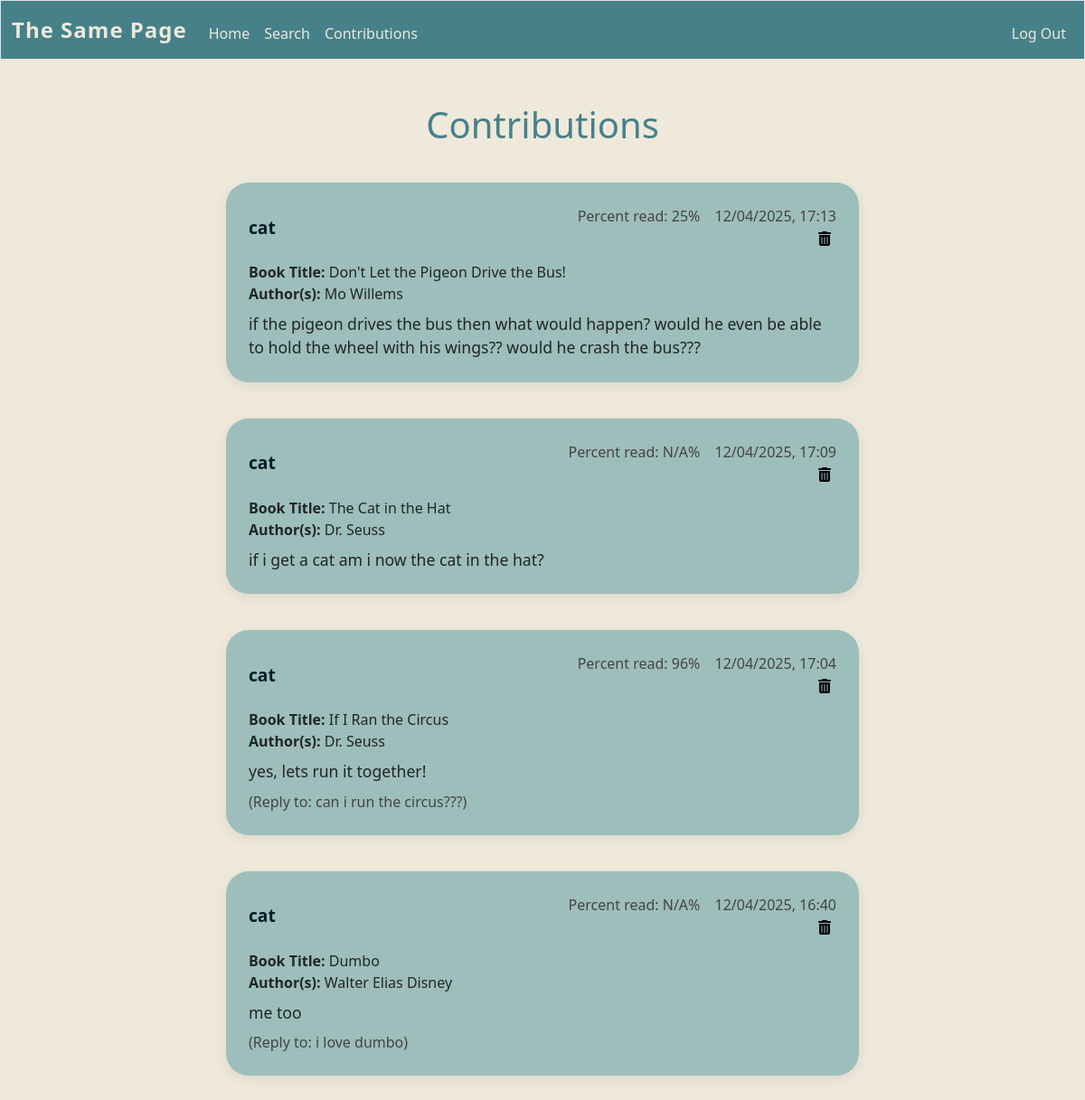
/contributions (signed in), run on the app's committed database.
### tables this page shows
CREATE TABLE users (id INTEGER PRIMARY KEY AUTOINCREMENT NOT NULL, username TEXT NOT NULL, hash TEXT NOT NULL);

CREATE TABLE forums (user_id INTEGER, comment TEXT NOT NULL, parent_id INTEGER, time DATETIME, forum_id INTEGER, percentage TEXT, comment_id INTEGER PRIMARY KEY AUTOINCREMENT NOT NULL, FOREIGN KEY (forum_id) REFERENCES chapters(forum_id));

CREATE TABLE chapters (title TEXT NOT NULL, author TEXT NOT NULL, forum_id INTEGER PRIMARY KEY AUTOINCREMENT NOT NULL, thumbnail TEXT, pageCount INTEGER);

### app.py (the view)
@app.route('/contributions', methods=['GET'])
def contributions():
    user_id = session["user_id"]
    username = executeSQL("SELECT username FROM users WHERE id = ?", (user_id,), False)[0][0]
    user_comments = executeSQL("SELECT * FROM forums WHERE user_id = ? ORDER BY time DESC", (session["user_id"],), False)
    comments_info = []
    for comment in user_comments:
        book_id = comment[4]
        book_info = executeSQL("SELECT * FROM chapters WHERE forum_id = ?", (book_id,), False)
        if book_info:
            title = book_info[0][0]
            author = book_info[0][1]
        else:
            title = None
            author = None
        if comment[2] is not None:
            parentComment = executeSQL("SELECT comment FROM forums WHERE comment_id = ?", (comment[2],), False)[0][0]
        else:
            parentComment = None
        comments_info.append({"username":username, "comment":comment[1], "date":comment[3], "percent":comment[5] ,"title":title, "author":author, "parentComment": parentComment})
    return render_template("contributions.html", comments_info = comments_info)

### app.py (called while the page is built)
def executeSQL(command, args, needCommit):
    connection = sqlite3.connect('info.db')
    db = connection.cursor()
    db.execute(command, args)
    val = db.fetchall()
    if needCommit:
        connection.commit()
    connection.close()
    return val

@app.after_request
def after_request(response):
    response.headers["Cache-Control"] = "no-cache, no-store, must-revalidate"
    response.headers["Expires"] = 0
    response.headers["Pragma"] = "no-cache"
    return response

### templates/contributions.html (shortened to what this page needs)
{% extends "layout.html" %}
{% block main %}
    <h1>Contributions</h1>
    {% for comment in comments_info %}
    <div class = comment-box>
        <div class = comment-header>
            <div class="comment-username">
                {{comment['username']}}
            </div>
            <div class="comment-right">
                <span class="comment-percent">Percent read: {{comment['percent']}}%</span>
                <span class="comment-date">{{comment['date']}}</span>
                <form action="/delete" method="post">
                    <button class = "trash-can"> <i class="fa-solid fa-trash-can"></i> </button>
                </form>
            </div>
        </div>
        <div class = "comment-book">
            <div>
                <b>Book Title:</b> {{comment['title']}}
            </div>
            <div>
                <b>Author(s):</b> {{comment['author']}}
            </div>
        </div>
        <div class = "comment-text">
            {{comment['comment']}}
        </div>
        {% if comment['parentComment'] is not none %}
        <div class = "comment-reply">
            (Reply to: {{comment['parentComment']}})
        </div>
        {% endif %}
    </div>
    {% endfor %}
{% endblock %}

### templates/layout.html (shortened to what this page needs)
<!DOCTYPE html>
<html lang="en">
    <head>
        <link href="https://cdn.jsdelivr.net/npm/bootstrap@5.3.8/dist/css/bootstrap.min.css" rel="stylesheet">
        <link href="/static/styles.css" rel="stylesheet">
        <link rel="stylesheet" href="https://cdnjs.cloudflare.com/ajax/libs/font-awesome/6.5.1/css/all.min.css">
    </head>
    <body>
        <nav class="border navbar navbar-expand-md navbar-light">
            <div class="container-fluid">
                <a class="navbar-brand" href="/"><span>The Same Page</span></a>
                <div class="collapse navbar-collapse" id="navbar">
                    {% if session["user_id"] %}
                        <ul class="navbar-nav me-auto mt-2">
                            <li class="nav-item"><a class="nav-link" href="/">Home</a></li>
                            <li class="nav-item"><a class="nav-link" href="/search">Search</a></li>
                            <li class="nav-item"><a class="nav-link" href="/contributions">Contributions</a></li>
                        </ul>
                        <ul class="navbar-nav ms-auto mt-2">
                            <li class="nav-item"><a class="nav-link" href="/logout">Log Out</a></li>
                        </ul>
                    {% else %}
                        <ul class="navbar-nav ms-auto mt-2">
                            <li class="nav-item"><a class="nav-link" href="/register">Register</a></li>
                            <li class="nav-item"><a class="nav-link" href="/login">Log In</a></li>
                        </ul>
                    {% endif %}
                </div>
            </div>
        </nav>
        <main class="container-fluid py-5 text-center">
            {% block main %}{% endblock %}
        </main>
    </body>
</html>

### static/styles.css (style rules this page uses)
:root { --dark: #031926; --dark-teal: #468189; --medium-teal: #77ACA2; --light-teal: #9DBEBB; --lightest-teal: #c0d8d6; --cream: #F4E9CD; --light-cream: #eee9db; --dark-cream: #e3dac3; --spacing-unit: 16px; }
nav.navbar { background-color: var(--dark-teal); border-bottom: 3px solid var(--dark); padding-top: 0.5rem; padding-bottom: 0.5rem; border-color: var(--dark); }
.navbar-brand span { color: var(--light-cream); background-color: var(--dark-teal); font-weight: 600; font-size: 1.5rem; letter-spacing: 1px; }
.navbar-nav .nav-link { color: var(--light-cream); font-weight: 500; padding-left: 1rem; padding-right: 1rem; transition: color 0.3s ease, background-color 0.3s ease; }
.navbar-collapse { background-color: var(--dark-teal); }
h1 { color: var(--dark-teal); }
body { background-color: var(--light-cream); }
.comment-box { background: var(--light-teal); padding: 25px; border-radius: 25px; box-shadow: 0 4px 14px rgba(0,0,0,0.08); margin: 40px auto; max-width: 700px; }
.comment-header { display: flex; justify-content: space-between; align-items: center; margin-bottom: 12px; font-weight: 600; }
.comment-right { text-align: right; white-space: nowrap; font-weight: 400; color: #444; }
.comment-percent, .comment-date { display: inline-block; margin-left: 12px; }
.comment-text { text-align: left; font-size: 1.1rem; margin-top: 8px; }
.comment-reply { text-align: left; margin-top: 8px; color: #444; }
.comment-username { font-size: 1.2rem; font-weight: 700; color: var(--dark); }
.comment-book { text-align: left; }
.trash-can { background: transparent; border: none; }

### data on the page
users: username "cat" "cat" "cat" "cat"
forums: percent "25", date "12/04/2025, 17:13", comment "if the pigeon drives the bus then what would happen? would he even be able to hold the wheel with his wings?? would he crash the bus???"
chapters: title "Don't Let the Pigeon Drive the Bus!", author "Mo Willems"
forums: percent "N/A", date "12/04/2025, 17:09", comment "if i get a cat am i now the cat in the hat?"
chapters: title "The Cat in the Hat", author "Dr. Seuss"
forums: percent "96", date "12/04/2025, 17:04", comment "yes, lets run it together!"
chapters: title "If I Ran the Circus", author "Dr. Seuss"
forums: parentComment "can i run the circus???"
forums: percent "N/A", date "12/04/2025, 16:40", comment "me too"
chapters: title "Dumbo", author "Walter Elias Disney"
forums: parentComment "i love dumbo"
